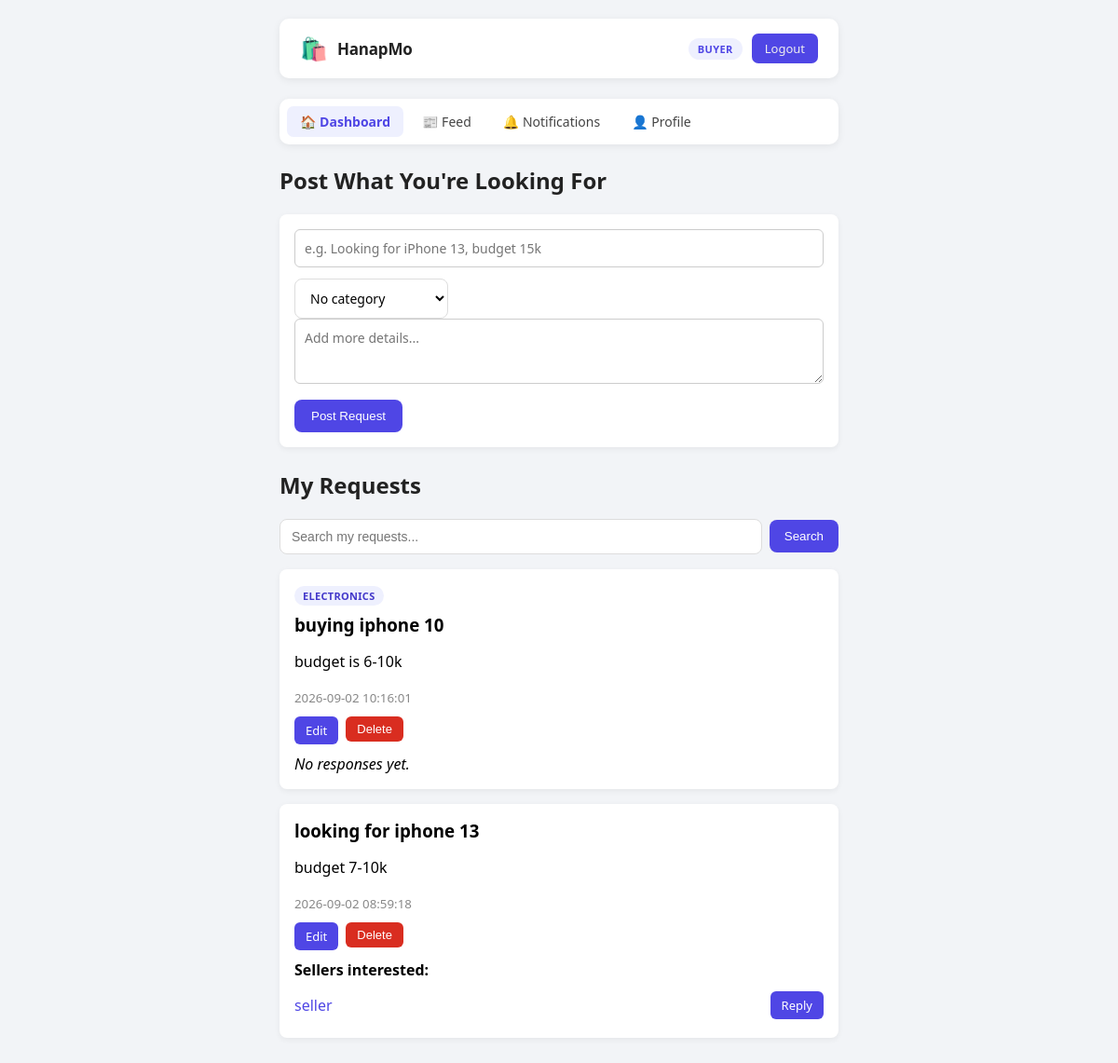
The page /buyer.php (signed in) on the database its author committed.
### tables this page shows
CREATE TABLE `posts` (
  `id` int(11) NOT NULL,
  `buyer_id` int(11) NOT NULL,
  `title` varchar(150) NOT NULL,
  `description` text NOT NULL,
  `created_at` timestamp NOT NULL DEFAULT current_timestamp(),
  `category_id` int(11) DEFAULT NULL
);

CREATE TABLE `categories` (
  `id` int(11) NOT NULL,
  `name` varchar(60) NOT NULL
);

### buyer.php (the view, shortened to what this page needs)
<?php
require "config.php";
$buyer_id = $_SESSION["user_id"];
$q = trim($_GET["q"] ?? "");
$editId = (int)($_GET["edit"] ?? 0);
if ($q !== "") {
    $posts = $pdo->prepare("SELECT p.*, c.name AS category_name FROM posts p LEFT JOIN categories c ON c.id = p.category_id WHERE p.buyer_id=? AND (p.title LIKE ? OR p.description LIKE ?) ORDER BY p.created_at DESC");
    $like = "%$q%";
    $posts->execute([$buyer_id, $like, $like]);
} else {
    $posts = $pdo->prepare("SELECT p.*, c.name AS category_name FROM posts p LEFT JOIN categories c ON c.id = p.category_id WHERE p.buyer_id=? ORDER BY p.created_at DESC");
    $posts->execute([$buyer_id]);
}
$posts = $posts->fetchAll(PDO::FETCH_ASSOC);
$categories = $pdo->query("SELECT * FROM categories ORDER BY name ASC")->fetchAll(PDO::FETCH_ASSOC);
$repliesStmt = $pdo->prepare("
  SELECT DISTINCT m.sender_id, u.username FROM messages m
  JOIN users u ON u.id = m.sender_id
  WHERE m.post_id = ? AND m.receiver_id = ?
");
?>
<!DOCTYPE html>
<html>
<head>
  <link rel="stylesheet" href="Styles/buyer.css">
</head>
<body class="wide">
<div class="page">
  <?php include "header.php"; ?>
  <h2>Post What You're Looking For</h2>
  <form method="POST" class="post-form">
    <input name="title" placeholder="e.g. Looking for iPhone 13, budget 15k" required>
    <select name="category_id">
      <option value="">No category</option>
    </select>
    <textarea name="description" placeholder="Add more details..." required></textarea>
    <button type="submit">Post Request</button>
  </form>
  <h2>My Requests</h2>
  <form method="GET" class="search-bar">
    <input type="text" name="q" placeholder="Search my requests..." value="<?= htmlspecialchars($q) ?>">
    <button type="submit">Search</button>
  </form>
  <?php foreach ($posts as $post): ?>
    <div class="post-card">
      <?php if ($editId === (int)$post["id"]): ?>
        <form method="POST">
          <input type="hidden" name="action" value="edit">
          <input type="hidden" name="id" value="<?= $post['id'] ?>">
          <input name="title" value="<?= htmlspecialchars($post['title']) ?>" required>
          <select name="category_id">
            <option value="">No category</option>
            <?php foreach ($categories as $c): ?>
              <option value="<?= $c['id'] ?>" <?= (int)$post['category_id'] === (int)$c['id'] ? "selected" : "" ?>><?= htmlspecialchars($c['name']) ?></option>
            <?php endforeach; ?>
          </select>
          <textarea name="description" required><?= htmlspecialchars($post['description']) ?></textarea>
          <button type="submit">Save</button>
          <a href="buyer.php" class="btn-small">Cancel</a>
        </form>
      <?php else: ?>
        <?php if ($post['category_name']): ?><span class="tag"><?= htmlspecialchars($post['category_name']) ?></span><?php endif; ?>
        <h3><?= htmlspecialchars($post["title"]) ?></h3>
        <p><?= nl2br(htmlspecialchars($post["description"])) ?></p>
        <small><?= $post["created_at"] ?></small>
        <div class="post-actions">
          <a class="btn-small" href="buyer.php?edit=<?= $post['id'] ?>">Edit</a>
          <form method="POST" onsubmit="return confirm('Delete this request?');" style="display:inline">
            <button type="submit" class="btn-danger">Delete</button>
          </form>
        </div>
        <div class="replies">
          <?php
          $repliesStmt->execute([$post["id"], $buyer_id]);
          $sellers = $repliesStmt->fetchAll(PDO::FETCH_ASSOC);
          ?>
          <?php if ($sellers): ?>
            <strong>Sellers interested:</strong>
            <ul>
              <?php foreach ($sellers as $s): ?>
                <li>
                  <a href="view_profile.php?id=<?= $s['sender_id'] ?>"><?= htmlspecialchars($s["username"]) ?></a>
                  <a class="btn-small" href="chat.php?post_id=<?= $post['id'] ?>&with=<?= $s['sender_id'] ?>">Reply</a>
                </li>
              <?php endforeach; ?>
            </ul>
          <?php else: ?>
            <em>No responses yet.</em>
          <?php endif; ?>
        </div>
      <?php endif; ?>
    </div>
  <?php endforeach; ?>
</div>
</body>
</html>

### Styles/buyer.css (style rules this page uses)
a { color: #4f46e5; text-decoration: none; }
* { box-sizing: border-box; }
body.wide { font-family: 'Segoe UI', Arial, sans-serif; align-items: flex-start; background: #f2f4f7; margin: 0; min-height: 100vh; }
.page { width: 100%; max-width: 640px; margin: 0 auto; padding: 20px; }
h2 { color: #222; }
.post-form { background: #fff; padding: 16px; border-radius: 8px; margin-bottom: 24px; box-shadow: 0 2px 6px rgba(0,0,0,0.06); }
.post-form input, .post-form textarea { width: 100%; padding: 10px; border: 1px solid #ccc; border-radius: 6px; margin-bottom: 12px; font-family: inherit; font-size: 14px; }
.post-form textarea { min-height: 70px; }
.post-form button { width: auto; padding: 10px 18px; background: #4f46e5; color: #fff; border: none; border-radius: 8px; font-weight: 500; cursor: pointer; }
.post-card { background: #fff; padding: 16px; border-radius: 8px; margin-bottom: 16px; box-shadow: 0 2px 6px rgba(0,0,0,0.06); text-align: left; }
.post-card h3 { margin: 0 0 6px; }
.post-card small { color: #888; }
.replies ul { list-style: none; padding: 0; margin: 8px 0 0; }
.replies li { display: flex; justify-content: space-between; align-items: center; padding: 4px 0; }
.btn-small { background: #4f46e5; color: #fff; padding: 6px 12px; border-radius: 6px; font-size: 13px; text-decoration: none; margin-top: 0; display: inline-block; }
.btn-danger { background: #d92d20; color: #fff; border: none; border-radius: 6px; padding: 6px 12px; font-size: 13px; cursor: pointer; width: auto; }
.search-bar { display: flex; gap: 8px; align-items: center; margin-bottom: 16px; }
.search-bar input { flex: 1; padding: 10px 12px; border: 1px solid #ddd; border-radius: 8px; font-size: 14px; }
.search-bar button { width: auto; padding: 10px 16px; background: #4f46e5; color: #fff; border: none; border-radius: 8px; cursor: pointer; }
.post-actions { display: flex; gap: 8px; margin: 10px 0; }
.post-actions form { margin: 0; }
.tag { display: inline-block; font-size: 11px; font-weight: 600; text-transform: uppercase; letter-spacing: 0.3px; color: #4338ca; background: #eef0fe; padding: 3px 9px; border-radius: 20px; margin-bottom: 8px; }
.search-bar select, .post-form select { padding: 10px 12px; border: 1px solid #ddd; border-radius: 8px; font-size: 14px; background: #fff; font-family: inherit; }

### rows shown on the page
posts: category.name "ELECTRONICS", title "buying iphone 10", description "budget is 6-10k", created_at "2026-09-02 10:16:01", shows "No responses yet."
posts: title "looking for iphone 13", description "budget 7-10k", created_at "2026-09-02 08:59:18", username "seller"

### other values the page prints
$_SESSION["role"] "BUYER"
